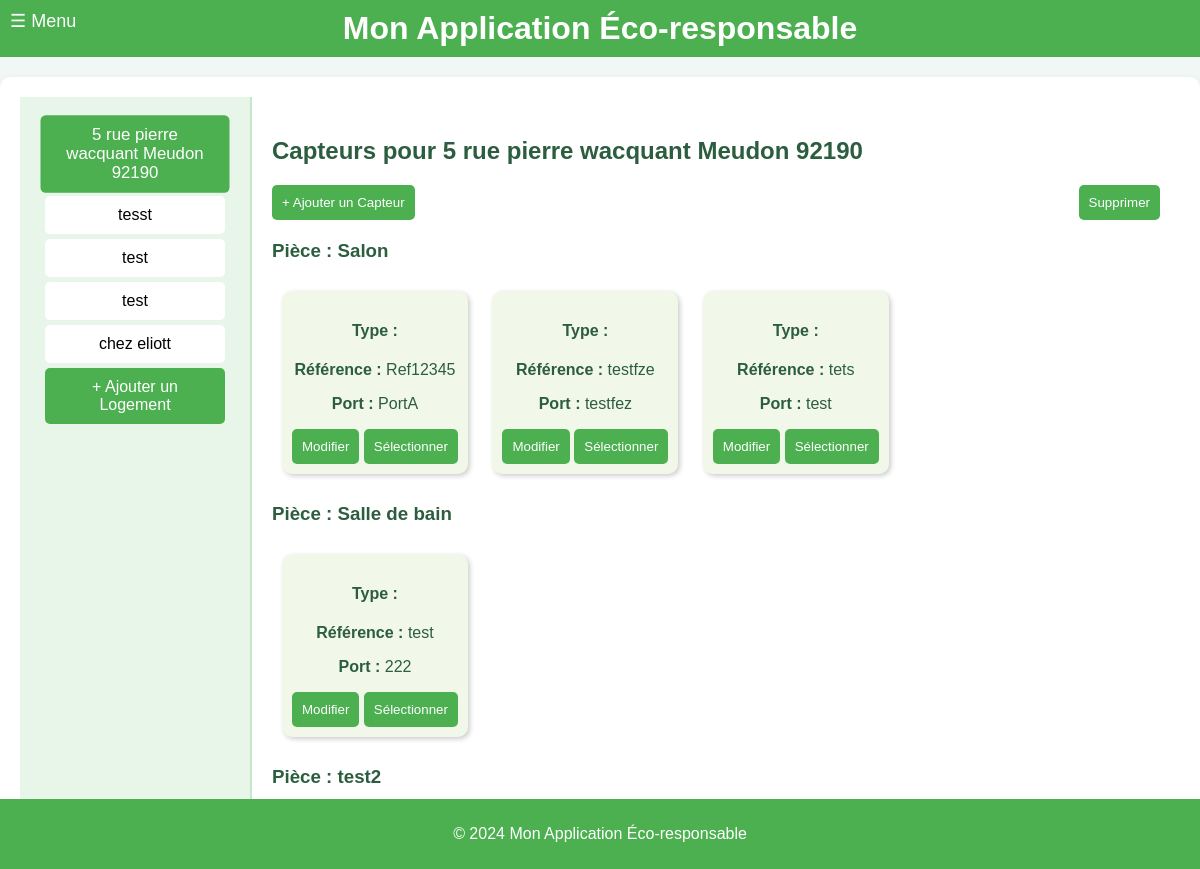
/sensors/1, run on an earlier commit of the app's database.
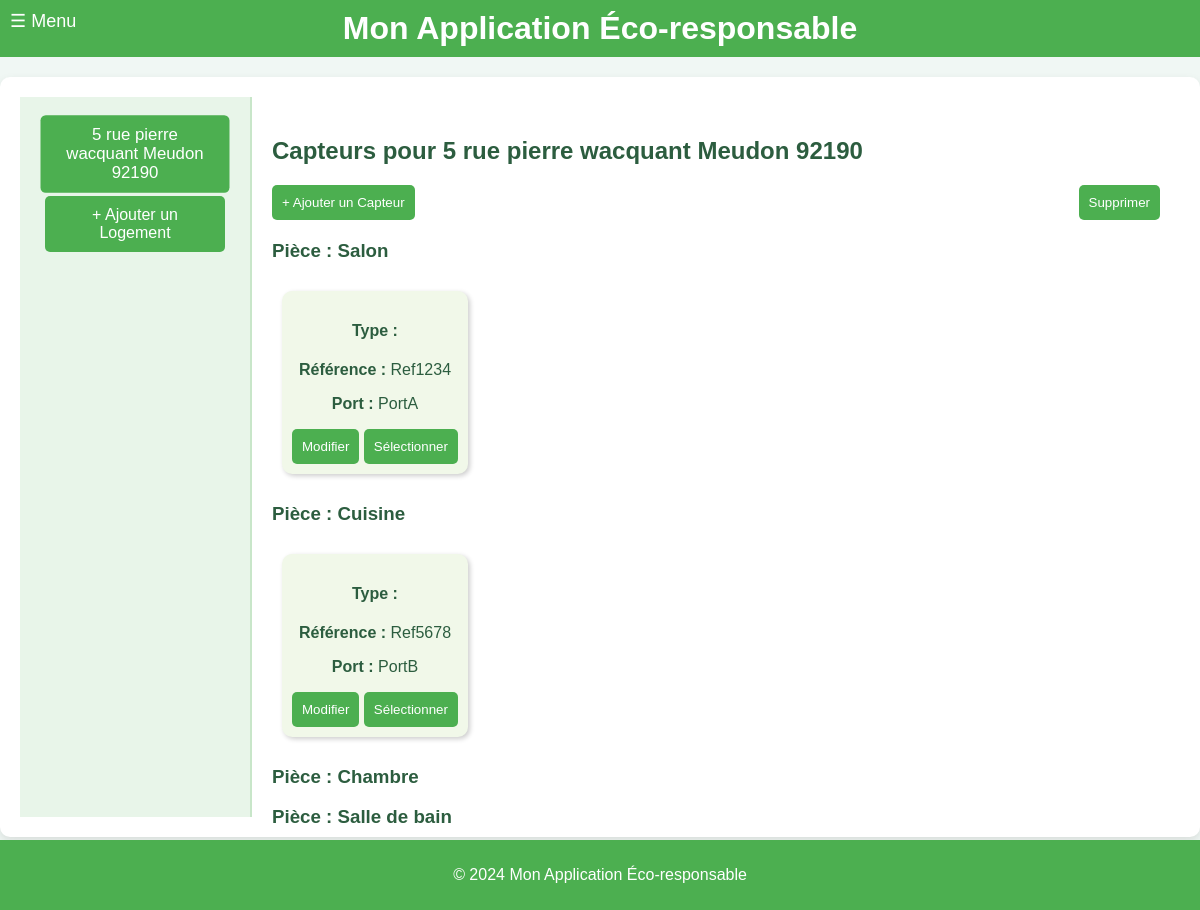
And on a later commit of the database.
### tables this page shows
CREATE TABLE Housing (
housing_id INTEGER PRIMARY KEY, -- Identifiant unique pour chaque logement
address VARCHAR(255), -- Adresse du logement
phone_number VARCHAR(20), -- NumÃ©ro de contact pour le logement
ip_address VARCHAR(15), -- Adresse IP associÃ©e au logement
insert_date TIMESTAMP DEFAULT CURRENT_TIMESTAMP -- Horodatage de l'ajout de l'enregistrement
);

CREATE TABLE Room (
    room_id INTEGER PRIMARY KEY, 
    housing_id INTEGER,
    name VARCHAR(100),
    x FLOAT,
    y FLOAT,
    z FLOAT,
    gltf_model VARCHAR(100) DEFAULT NULL,  -- Fix here: Comma instead of semicolon
    FOREIGN KEY (housing_id) REFERENCES Housing(housing_id)
);

CREATE TABLE Sensor (
sensor_id INTEGER PRIMARY KEY, -- Identifiant unique pour chaque capteur ou actionneur
room_id INTEGER, -- RÃ©fÃ©rence Ã  la piÃ¨ce oÃ¹ le capteur est installÃ©
type_id INTEGER, -- RÃ©fÃ©rence au type de capteur/actionneur
commercial_reference VARCHAR(50), -- RÃ©fÃ©rence commerciale du capteur/actionneur
communication_port VARCHAR(50), -- Port utilisÃ© pour la communication avec le capteur/actionneur
insert_date TIMESTAMP DEFAULT CURRENT_TIMESTAMP, -- Horodatage de l'ajout de l'enregistrement du capteur
FOREIGN KEY (room_id) REFERENCES Room(room_id), -- Lien entre le capteur et une piÃ¨ce spÃ©cifique
FOREIGN KEY (type_id) REFERENCES SensorType(type_id) -- Lien entre le capteur et un type spÃ©cifique
);

### main.py (the view)
@app.get("/sensors/{housing_id}", response_class=HTMLResponse)
def get_sensors_by_housing(request: Request, housing_id: int):
    conn = get_db_connection()
    logements = conn.execute("SELECT housing_id, address FROM Housing").fetchall()
    sensors_by_room = conn.execute("""
        SELECT r.name AS room_name, s.sensor_id, s.type_id, s.commercial_reference, s.communication_port, r.room_id
        FROM Sensor s
        JOIN Room r ON s.room_id = r.room_id
        WHERE r.housing_id = ?
        ORDER BY r.room_id
    """, (housing_id,)).fetchall()
    rooms = conn.execute("SELECT room_id, name FROM Room WHERE housing_id = ?", (housing_id,)).fetchall()
    conn.close()
    selected_logement_address = next((logement['address'] for logement in logements if logement['housing_id'] == housing_id), None)
    return templates.TemplateResponse("configuration.html", {
        "request": request,
        "logements": logements,
        "sensors_by_room": sensors_by_room,
        "rooms": rooms,
        "selected_id": housing_id,
        "selected_logement_address": selected_logement_address
    })

### templates/configuration.html (shortened to what this page needs)
{% extends "layout.html" %}
{% block content %}
<div class="container">
      <div class="menu">
            {% for logement in logements %}
            <div class="menu-item {% if selected_id == logement.housing_id %}active{% endif %}"
                  onclick="location.href='/sensors/{{ logement.housing_id }}'">
                  {{ logement.address }}
            </div>
            {% endfor %}
            <div class="menu-item" style="background-color: #4caf50; color: white;"
                  onclick="location.href='http://localhost:8000/logements'">
                  + Ajouter un Logement
            </div>
      </div>
      <div class="content">
            <h2>Capteurs pour {{ selected_logement_address or 'Logement par Défaut' }}</h2>
            <div class="actions">
                  <button class="btn" onclick="openAddModal()">+ Ajouter un Capteur</button>
                  <button class="btn" onclick="deleteSelected()">Supprimer</button>
            </div>
            {% if sensors_by_room %}
            {% for room in rooms %}
            <div class="room-section">
                  <h3>Pièce : {{ room.name }}</h3>
                  <div class="tile-container">
                        {% for sensor in sensors_by_room if sensor.room_id == room.room_id %}
                        <div class="tile" id="tile-{{ sensor.sensor_id }}">
                              <h4>Type : {{ sensor.type }}</h4>
                              <p><strong>Référence :</strong> {{ sensor.commercial_reference }}</p>
                              <p><strong>Port :</strong> {{ sensor.communication_port }}</p>
                              <button class="btn"
                                    onclick="openEditModal('{{ sensor.sensor_id }}', '{{ sensor.room_id }}', '{{ sensor.type_id }}', '{{ sensor.commercial_reference }}', '{{ sensor.communication_port }}')">Modifier</button>
                              <button class="btn"
                                    onclick="toggleSelection('{{ sensor.sensor_id }}')">Sélectionner</button>
                        </div>
                        {% endfor %}
                  </div>
            </div>
            {% endfor %}
            <div class="room-section">
                  <h3>Capteurs non assignés</h3>
            </div>
            {% else %}
            <p>Aucun capteur trouvé pour ce logement.</p>
            {% endif %}
      </div>
</div>
{% endblock %}

### templates/layout.html (shortened to what this page needs)
<!DOCTYPE html>
<html lang="fr">
<head>
</head>
<body>
    <header>
        {% include 'menu.html' %}
        <h1>Mon Application Éco-responsable</h1>
    </header>
    <main>
        {% block content %}{% endblock %}
    </main>
    <footer>
        <p>&copy; 2024 Mon Application Éco-responsable</p>
    </footer>
</body>
</html>

### templates/menu.html (shortened to what this page needs)
<nav>
    <div id="menu-button" style="cursor: pointer; padding: 10px; position: absolute; top: 0; left: 0; color: white;" onclick="toggleMenu()">
        ☰ Menu
    </div>
</nav>

### templates/layout.html (style rules this page uses)
body { font-family: Arial, sans-serif; margin: 0; padding: 0; background-color: #f0f7f4; color: #2c5d3f; }
header { background-color: #4caf50; color: white; display: flex; align-items: center; padding: 10px; position: relative; }
header h1 { flex: 1; text-align: center; margin: 0; }
main { margin: 20px auto; padding: 20px; max-width: 1200px; background-color: white; border-radius: 10px; box-shadow: 0 4px 10px rgba(0, 0, 0, 0.1); }
footer { background-color: #4caf50; color: white; text-align: center; padding: 10px 0; position: fixed; width: 100%; bottom: 0; }

### templates/configuration.html (style rules this page uses)
.container { display: flex; height: 90vh; }
.menu { width: 200px; background-color: #e8f5e9; padding: 15px; border-right: 2px solid #c8e6c9; }
.menu-item { background-color: #c8e6c9; padding: 10px; margin: 10px 0; text-align: center; border-radius: 5px; cursor: pointer; transition: transform 0.3s, background 0.3s; }
.menu-item:hover, .menu-item.active { background-color: #4caf50; color: white; transform: scale(1.05); }
.content { flex: 1; padding: 20px; }
.actions { margin-bottom: 20px; display: flex; justify-content: space-between; }
.btn { background-color: #4caf50; color: white; border: none; padding: 10px; border-radius: 5px; cursor: pointer; transition: transform 0.2s; }
.tile { display: inline-block; background-color: #f1f8e9; border-radius: 10px; padding: 10px; margin: 10px; box-shadow: 2px 2px 5px rgba(0, 0, 0, 0.2); text-align: center; transition: transform 0.3s; }

### templates/menu.html (style rules this page uses)
#menu-button { font-size: 18px; background-color: transparent; border: none; z-index: 1001; }
.menu-item { display: block; padding: 10px 20px; text-decoration: none; color: black; font-size: 16px; background-color: white; margin: 5px 10px; border-radius: 5px; transition: background 0.2s, color 0.2s; }

What changed in the data, as far as the page shows it:
removed Housing: address "tesst"
removed Housing: address "test"
removed Housing: address "test"
removed Housing: address "chez eliott"
removed Sensor: commercial_reference "testfze", communication_port "testfez", shown under Room "Salon"
removed Sensor: commercial_reference "tets", communication_port "test", shown under Room "Salon"
removed Sensor: commercial_reference "test", communication_port "222", shown under Room "Salle de bain"
removed Room: name "test2"
changed Sensor "PortA": commercial_reference "Ref12345" → "Ref1234"
added Room: name "Cuisine"
now on this page (row edited): Sensor: commercial_reference "Ref5678", communication_port "PortB", shown under "Cuisine"
added Room: name "Chambre"
